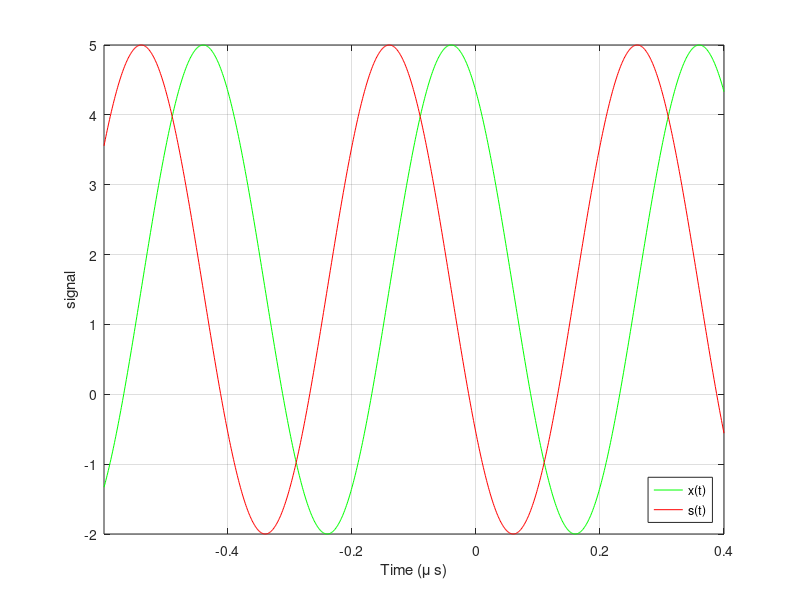

The MATLAB source for this figure:
clear all;clc;close all;
angularf = 5*pi; 
t = -0.6:1e-3:0.4; % Time vector in micro seconds
x = 1.5 + 3.5*cos(angularf*t+0.2*pi); % Original signal, x(t);
s = 1.5 + 3.5*cos(angularf*(t+0.1)+0.2*pi); % s(t) = x(t-delta)
plot(t,x,'g',t,s,'r');
xlabel('Time (\mu s)');ylabel('signal');
grid;
xlim([-0.6 0.4]);
ylim([-2 5]);
legend("x(t)","s(t)");
legend("location","southeast");
clear all;clc;close all;